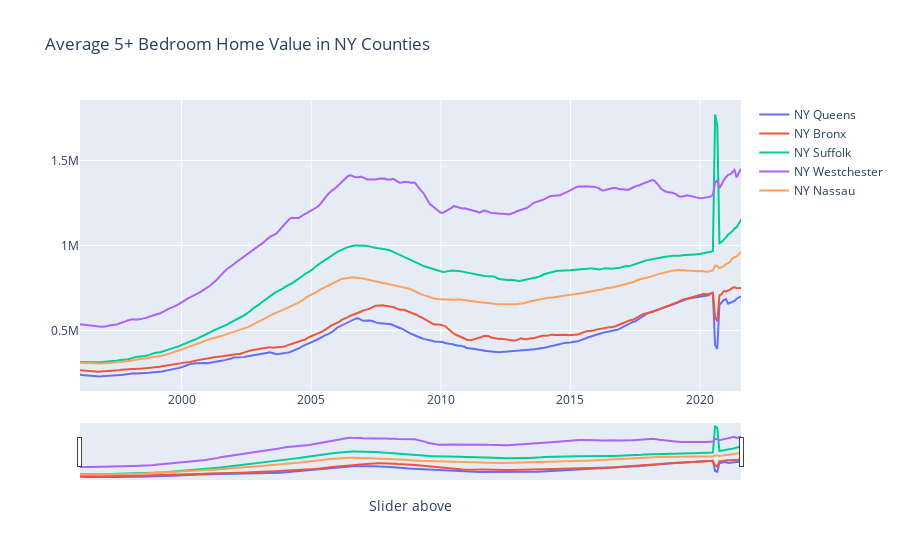

The cell this chart's notebook holds for it:
### Code cell
graph = go.Figure()
graph.add_trace(go.Scatter(x=queens.date, y=queens.value, name = 'NY Queens'))
graph.add_trace(go.Scatter(x=bronx.date, y=bronx.value, name = 'NY Bronx'))
graph.add_trace(go.Scatter(x=suffolk.date, y=suffolk.value, name = 'NY Suffolk'))
graph.add_trace(go.Scatter(x=westchester.date, y=westchester.value, name = 'NY Westchester'))
graph.add_trace(go.Scatter(x=nassau.date, y=nassau.value, name = 'NY Nassau'))
graph.update_layout(title="Average 5+ Bedroom Home Value in NY Counties")
graph.update_xaxes(rangeslider_visible=True, title = 'Slider above')
graph.show()

### Figure 1 — Plotly figure (JSON) as saved in the notebook; plotly's stock layout.template omitted (floating-point values rounded to 4 significant figures; data arrays with more than 128 entries replaced by an {"elided": "..."} marker saying what was removed)
{"data": [{"name": "NY Queens", "type": "scatter", "x": {"elided": "307 str values"}, "y": {"elided": "307 int values"}}, {"name": "NY Bronx", "type": "scatter", "x": {"elided": "307 str values"}, "y": {"elided": "307 int values"}}, {"name": "NY Suffolk", "type": "scatter", "x": {"elided": "307 str values"}, "y": {"elided": "307 int values"}}, {"name": "NY Westchester", "type": "scatter", "x": {"elided": "307 str values"}, "y": {"elided": "307 int values"}}, {"name": "NY Nassau", "type": "scatter", "x": {"elided": "307 str values"}, "y": {"elided": "307 int values"}}], "layout": {"title": {"text": "Average 5+ Bedroom Home Value in NY Counties"}, "xaxis": {"rangeslider": {"visible": true}, "title": {"text": "Slider above"}}}}
